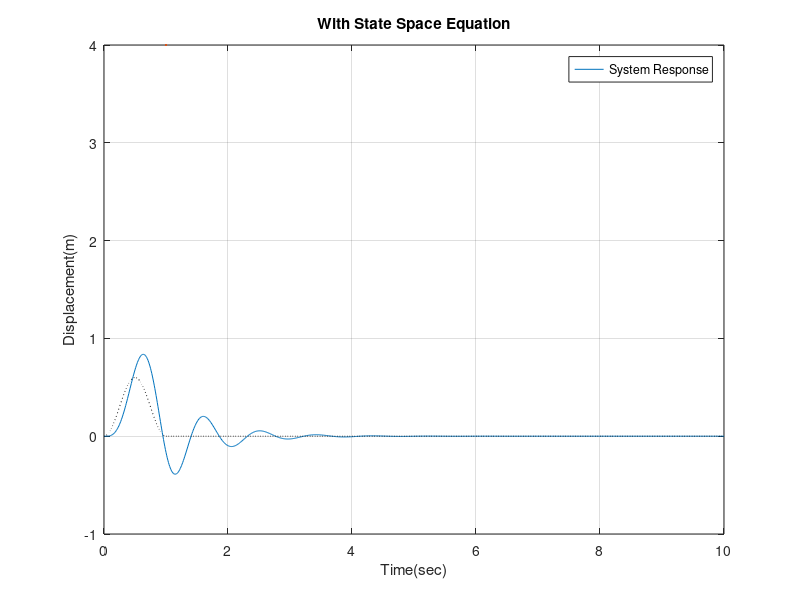

The MATLAB source for this figure: (Note: this script raises an error after producing the figure.)
%% My Simulation
clc; clear; close all;clearvars;

sim = 10;
ts = 0.01;
t = 0:ts:sim;
ud = zeros(size(t));
ud(1:101) = 0.3*(1-cos(2*pi*t(1:101)));
uc = zeros(size(t));
u = [uc; ud];

% Expected road:


% Physical parameters
m_car = 300;    % kg
m_wheel = 60;   % kg
k_car = 16000 ; % N/m
k_wheel = 190000; % N/m
c_car = 1000;   % N/m/s

% State matrices
A = [ 0 1 0 0; [-k_car -c_car k_car c_car]/m_car ; 0 0 0 1; [k_car c_car (-k_car-k_wheel) -c_car]/m_wheel];
B = [ 0 0; 0 1/m_car ; 0 0 ; [-1 k_wheel]/m_wheel];
C = [1 0 0 0];
D = [0 0];

%subplot(2,1,1);
figure(1);
sys = ss(A,B,C,D);
plot(t,lsim(sys,u,t),t,ud,'k:',LineWidth=4);
legend('System Response');
xlabel('Time(sec)');ylabel('Displacement(m)');
title('With State Space Equation');
grid on;

[b, a] = ss2tf(A,B,C,D,2);

tf_sys = tf(b, a);
%subplot(2,1,2);
figure(2);
plot(t,lsim(tf_sys,ud,t),t,ud,'k:',LineWidth=4);
legend('System Response');
xlabel('Time(sec)');ylabel('Displacement(m)');
title('With Transfer Function');
grid on;

    





